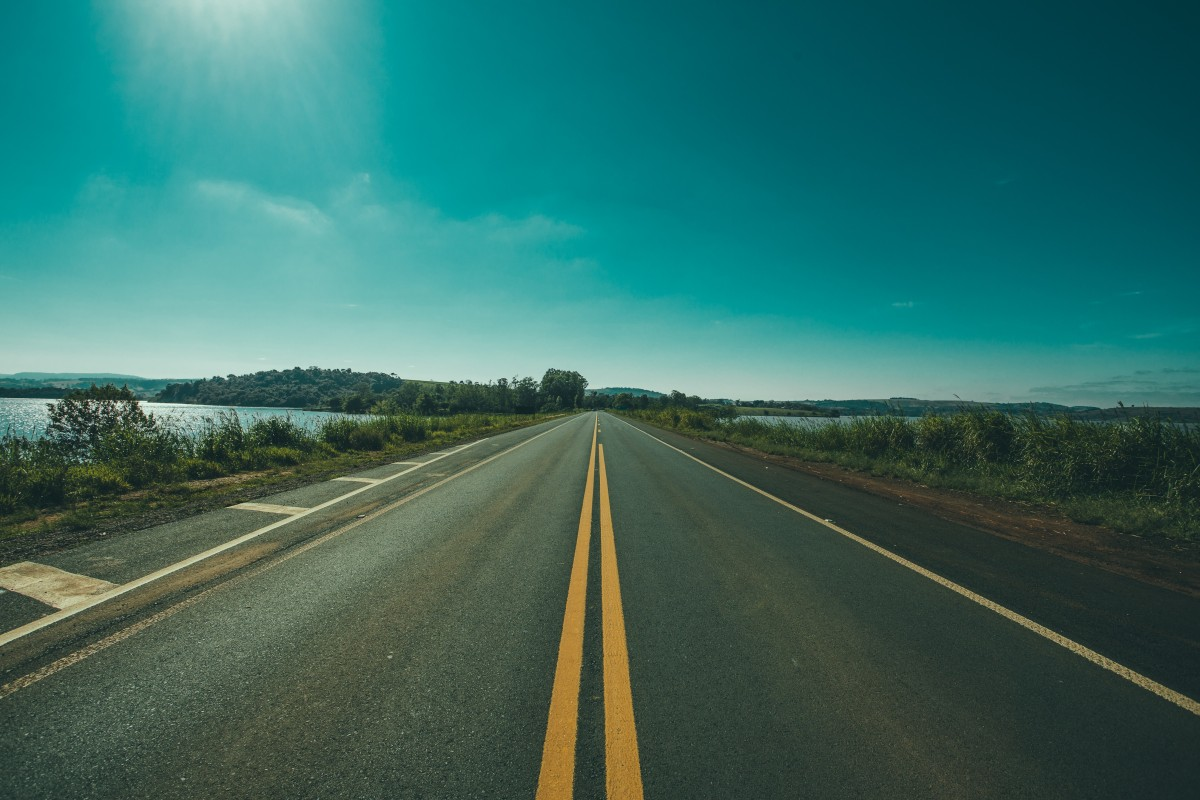
//> input picture data/Adventure_Day_Highway_Holiday_Lines_Road_Street_Tour-1614986.jpg, 1200 x 800 px; its folder holds only this picture in this run
$ ./image   (built with g++ and OpenCV 4)
//> lines starting //> are read from the running program, lines starting //| are printed output that depends on the picture; after the words box and inside, x2 and y2 are one past the last pixel; in counts of white or black regions, pixels touching at a corner belong together
#include <opencv2/opencv.hpp>
#include <chrono>
#include <iostream>
#include <vector>
#include <thread>
#include <mutex>
#include <numeric>
#include <iomanip>
#include <filesystem>
#include <string>
#include <algorithm>

using namespace cv;
using namespace std;
using namespace chrono;

// Constantes
const int NUM_THREADS = 4; // demain tester avec 3 4 5 threads
const double ROI_FACTOR = 0.5; //  commence par 50% plus hauts
const int THETA_STEP = 4;
const double PI = 3.14159265;
const std::string input_dir = "./data/"; // Changed from ..data/
const std::string output_dir = "./output-data/";
const int nombreMinimalLignes = 2 ;
mutex acc_mutex;


// Structure pour les métriques
struct Metrics {
    double sobelTime;
    double houghTime;
    double totalTime;
    double gaussianTime ;
    double readImageTime;
    int numLinesDetected;
    double averageLineLength;
    double processingFPS;
    double modeSoupleTime;
    double color ;
};


// Structure pour les paramètres des threads
struct ThreadParams {
    Mat* input;
    Mat* output;
    int startRow;
    int endRow;
    int threshold;
};

struct HoughThreadParams {
    Mat* edges;
    int startRow;
    int endRow;
    vector<Vec4i>* lines;
    int threshold;
    int minLineLength;
    int maxLineGap;
    mutex* linesMutex;
};


//fonctions utilitaires pour la lecture des images dans notre dataset
namespace fs = std::filesystem;

bool isImageFile(const fs::path& path) {
    if (!fs::is_regular_file(path)) return false;

    std::string ext = path.extension().string();
    std::transform(ext.begin(), ext.end(), ext.begin(), ::tolower);

    // List of supported image extensions
    const std::vector<std::string> validExtensions = {
        ".jpg", ".jpeg", ".png", ".bmp", ".tif", ".tiff"
    };

    return std::find(validExtensions.begin(), validExtensions.end(), ext) != validExtensions.end();
}

// Function to get all image files from a directory
std::vector<fs::path> getImagesFromDirectory(const std::string& dirPath) {
//> called with dirPath = "./data/"
    std::vector<fs::path> imageFiles;

    try {
        for (const auto& entry : fs::directory_iterator(dirPath)) {
            if (isImageFile(entry.path())) {
                imageFiles.push_back(entry.path());
            }
        }
//> in pretraitementImage, input is the input picture: 800 rows x 1200 cols, CV_8UC3; mean B, G, R 99.8, 107.6, 54.1

        if (imageFiles.empty()) {
            std::cout << "No image files found in directory: " << dirPath << std::endl;
        }
    } catch (const fs::filesystem_error& e) {
        std::cerr << "Error accessing directory: " << e.what() << std::endl;
    }

    return imageFiles;
}

// [44 lines left out: functions ensureDirectoryExists, houghThreadFunction, not called in this run]


// Classe principale pour le traitement d'image
class DetecteurLignes {
private:
    Metrics metrics;
    vector<thread> threads;

public:
    DetecteurLignes() {
        resetMetrics();
    }

    void resetMetrics() {
        metrics.readImageTime = 0 ;
        metrics.sobelTime = 0;
        metrics.houghTime = 0;
        metrics.totalTime = 0;
        metrics.gaussianTime = 0;
        metrics.numLinesDetected = 0;
        metrics.averageLineLength = 0;
        metrics.processingFPS = 0;
        metrics.modeSoupleTime = 0;
        metrics.color = 0;
    }


    // Ajouter cette fonction à votre classe DetecteurLignes
    cv::Mat augmenterConstraste(const Mat& input) {
        Mat enhanced;

        // 1. Déterminer si l'image est sombre
        Scalar meanIntensity = mean(input);
//> meanIntensity = Scalar(99.75, 107.6, 54.1)
        bool isDarkImage = (meanIntensity[0] + meanIntensity[1] + meanIntensity[2])/3 < 100;
//> isDarkImage = true

        if(isDarkImage) {
            // 2. Convertir en espace LAB pour travailler sur la luminosité
            Mat labImg;
            cvtColor(input, labImg, COLOR_BGR2Lab);

            // 3. Séparer les canaux
            vector<Mat> labChannels(3);
            split(labImg, labChannels);

            Ptr<CLAHE> clahe = createCLAHE();
            clahe->setClipLimit(3.0);  // Limite de contraste
            clahe->setTilesGridSize(Size(8, 8)); // Taille de la grille
            clahe->apply(labChannels[0], labChannels[0]);

            // 5. Fusionner les canaux
            merge(labChannels, labImg);

            // 6. Convertir de nouveau en BGR
            cvtColor(labImg, enhanced, COLOR_Lab2BGR);
        } else {
            enhanced = input.clone();
        }

        return enhanced;
    }

    // Fonction Canny sans multithreading - version séquentielle simple
    Mat cannySimple(cv::Mat& input, int seuil = 50) {
        // Création de la matrice de sortie
        Mat output;

        // Définir les seuils pour Canny
        double threshold1 = seuil;
        double threshold2 = seuil * 2.5;
        int apertureSize = 3; // Taille standard pour Canny

        // Appliquer Canny directement sur toute l'image
        Canny(input, output, threshold1, threshold2, apertureSize);

        return output;
    }

    // Fonction Sobel sans multithreading - version séquentielle standard
    // [158 lines left out: functions sobelSimple, houghMultiThreadAdaptative, not called in this run]

    // Fonction Hough sans multithreading - version séquentielle simple
    int houghSimple(Mat& edges, Mat& result, bool& is_straight, bool is_souple=false) {
        // Paramètres de détection
        int threshold = is_souple ? 15 : 30;
        int minLineLength = is_souple ? 20 : 30;
        int maxLineGap = is_souple ? 20 : 15;

        // Détection des lignes sans multithreading
        vector<Vec4i> lines;
        HoughLinesP(edges, lines, 1, CV_PI/180, threshold, minLineLength, maxLineGap);

        // Application des critères de sélection et dessin des lignes
        int numLines = 0;
        double totalLength = 0;
        int img_center = result.cols / 2;
        int nb_verticales = 0;
        int nb_centrales = 0;

        for(const auto& l : lines) {
            double angle = atan2(l[3] - l[1], l[2] - l[0]) * 180.0 / CV_PI;
            double length = sqrt(pow(l[2] - l[0], 2) + pow(l[3] - l[1], 2));
            int x1 = l[0], x2 = l[2];
            int x_center = (x1 + x2) / 2;
            bool is_center = abs(x_center - img_center) < img_center * 0.45;
            bool is_vertical = (abs(angle) < 25 || abs(angle) > 155);

            // On garde plus large si mode is_souple
            if ((is_vertical || is_souple) && length > (is_souple ? 15 : 50) && is_center) {
                Point pt1(l[0], l[1]);
                Point pt2(l[2], l[3]);
                line(result, pt1, pt2, Scalar(0, 255, 0), 3, LINE_AA);
                numLines++;
                totalLength += length;
                if(is_vertical) nb_verticales++;
                if(is_center) nb_centrales++;
            }
        }

        // Détection automatique de route droite : majorité de lignes verticales et centrales
        is_straight = (numLines > 1 && nb_verticales > 0.7 * numLines && nb_centrales > 0.7 * numLines);

        // Mise à jour des métriques
        metrics.numLinesDetected = numLines;
        metrics.averageLineLength = numLines > 0 ? totalLength / numLines : 0;

        return numLines;
    }

    // Fonction de réduction de bruit avancée
    Mat reduireBruitAvance(const Mat& inputGray) {
        Mat result;
        // 1. Filtre bilatéral - préserve les bords mieux que le flou gaussien
        Mat bilateral;
        bilateralFilter(inputGray, bilateral, 9, 75, 75);

        // 2. Filtre médian - efficace contre le bruit "sel et poivre"
        Mat median;
        medianBlur(bilateral, median, 5);

        // 3. Morphologie pour nettoyer davantage
        Mat morpho;
        Mat kernel = getStructuringElement(MORPH_ELLIPSE, Size(5, 5));
        morphologyEx(median, morpho, MORPH_OPEN, kernel);

        // 4. Normalisation du contraste
        normalize(morpho, result, 0, 255, NORM_MINMAX);

        return result;
    }

    // Fonction pour extraire la ROI (Region of Interest)
    // [17 lines left out: function extractROI, not called in this run]
    // Fonction pour créer des masques de couleur pour détecter les lignes jaunes et blanches
    Mat createRoadLineMasks(const Mat& input, bool detectYellow = true, bool detectWhite = true) {
//> called with detectYellow = true, detectWhite = true
        Mat hsv;
        cvtColor(input, hsv, COLOR_BGR2HSV);

        Mat final_mask = Mat::zeros(input.size(), CV_8UC1);

        // Déterminer si l'image est sombre
        Scalar meanIntensity = mean(input);
//> meanIntensity = Scalar(108.8, 117, 65.75)
        bool isDarkImage = (meanIntensity[0] + meanIntensity[1] + meanIntensity[2])/3 < 100;
//> isDarkImage = true

        // Masque pour les lignes jaunes avec adaptation selon luminosité
        if (detectYellow) {
            Scalar lower_yellow, upper_yellow;
            if(isDarkImage) {
                lower_yellow = Scalar(10, 40, 40);  // Plus permissif pour images sombres
                upper_yellow = Scalar(45, 255, 255);
            } else {
                lower_yellow = Scalar(10, 80, 80);  // Plus strict pour images normales
                upper_yellow = Scalar(40, 255, 255);
            }

            Mat mask_yellow;
            inRange(hsv, lower_yellow, upper_yellow, mask_yellow);

            // Application d'opérations morphologiques pour réduire le bruit
            Mat kernel = getStructuringElement(MORPH_ELLIPSE, Size(5, 5));
            morphologyEx(mask_yellow, mask_yellow, MORPH_OPEN, kernel);
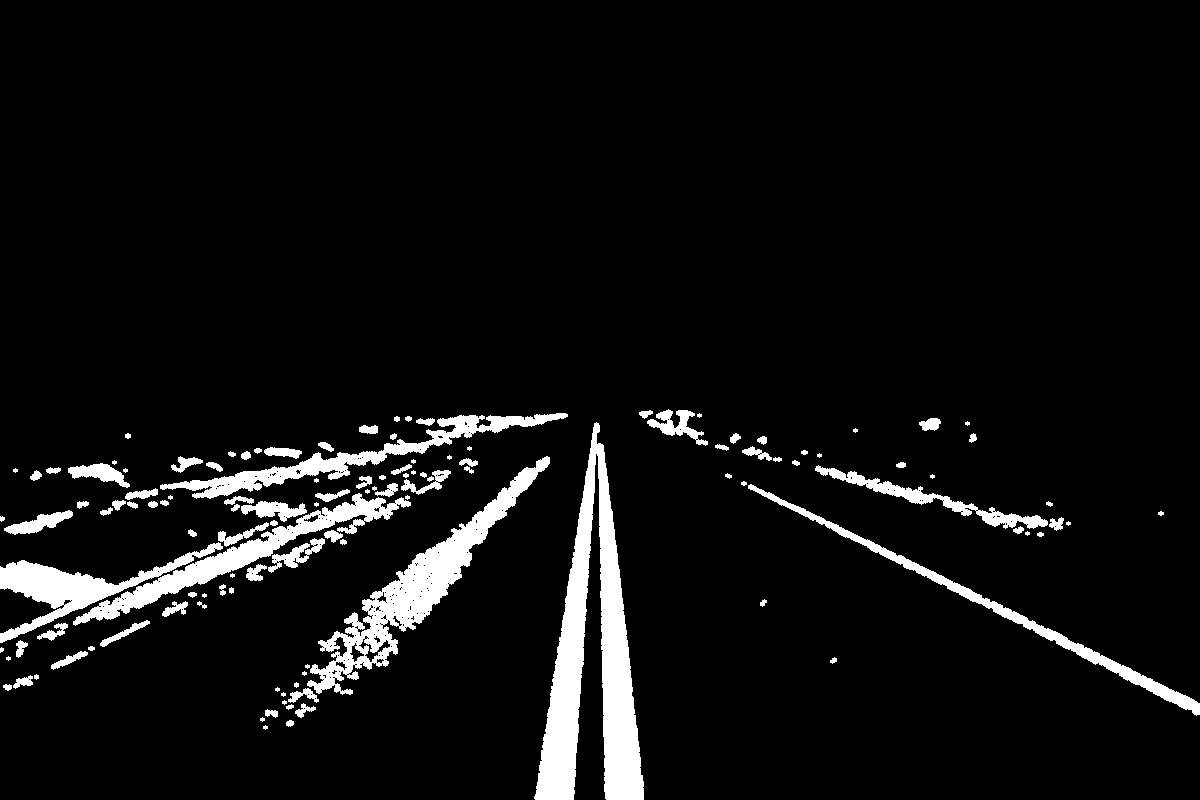
//> mask_yellow: 800 rows x 1200 cols, CV_8UC1; 6.4% white; 124 white regions (31 under 20 px), largest, box (x1, y1, x2, y2) and area: (534, 422, 644, 800) 16764, (307, 456, 550, 695) 9766, (73, 493, 411, 626) 6184

            // Ajouter au masque final
            bitwise_or(final_mask, mask_yellow, final_mask);
        }

        // Masque pour les lignes blanches avec adaptation selon luminosité
        if (detectWhite) {
            Scalar lower_white, upper_white;
            if(isDarkImage) {
                lower_white = Scalar(0, 0, 140);     // Plus permissif pour images sombres
                upper_white = Scalar(180, 45, 255);
            } else {
                lower_white = Scalar(0, 0, 200);     // Plus strict pour images normales
                upper_white = Scalar(180, 30, 255);
            }

            Mat mask_white;
            inRange(hsv, lower_white, upper_white, mask_white);

            // Application d'opérations morphologiques pour réduire le bruit
            Mat kernel = getStructuringElement(MORPH_RECT, Size(3, 3));
            morphologyEx(mask_white, mask_white, MORPH_OPEN, kernel);

            // Ajouter au masque final
            bitwise_or(final_mask, mask_white, final_mask);
        }

        // Opération finale de fermeture pour éliminer les petits trous
        Mat kernel = getStructuringElement(MORPH_RECT, Size(5, 5));
        morphologyEx(final_mask, final_mask, MORPH_CLOSE, kernel);

        return final_mask;
    }

    Mat pretraitementImage(const string& imagePath) {
        auto startTotal = high_resolution_clock::now();

        // Lecture de l'image
        auto startImage = high_resolution_clock::now();
        Mat input = imread(imagePath);
        if(input.empty()) {
            throw runtime_error("Impossible de charger l'image: " + imagePath);
        }
        auto endImage = high_resolution_clock::now();
        metrics.readImageTime = duration_cast<milliseconds>(endImage - startImage).count();

        // Augmentation du contraste
        input = augmenterConstraste(input);

        // Création du masque couleur AVANT le flou gaussien
        auto startColor = high_resolution_clock::now();
        Mat colorMask = createRoadLineMasks(input);
        auto endColor = high_resolution_clock::now();
        metrics.color = duration_cast<milliseconds>(endColor - startColor).count();

        // Conversion en niveaux de gris
        Mat gray;
        cvtColor(input, gray, COLOR_BGR2GRAY);

        // Application du flou gaussien APRÈS la création du masque couleur
        auto startGaussienne = high_resolution_clock::now();
        gray = reduireBruitAvance(gray);
        auto endGaussienne = high_resolution_clock::now();
        metrics.gaussianTime = duration_cast<milliseconds>(endGaussienne - startGaussienne).count();

        // Application du filtre de Sobel/Canny sur l'image COMPLÈTE (sans ROI)
        auto startSobel = high_resolution_clock::now();
        Mat edges = cannySimple(gray, 25);
        bitwise_and(edges, colorMask, edges); // Appliquer le masque de couleur sur l'image complète
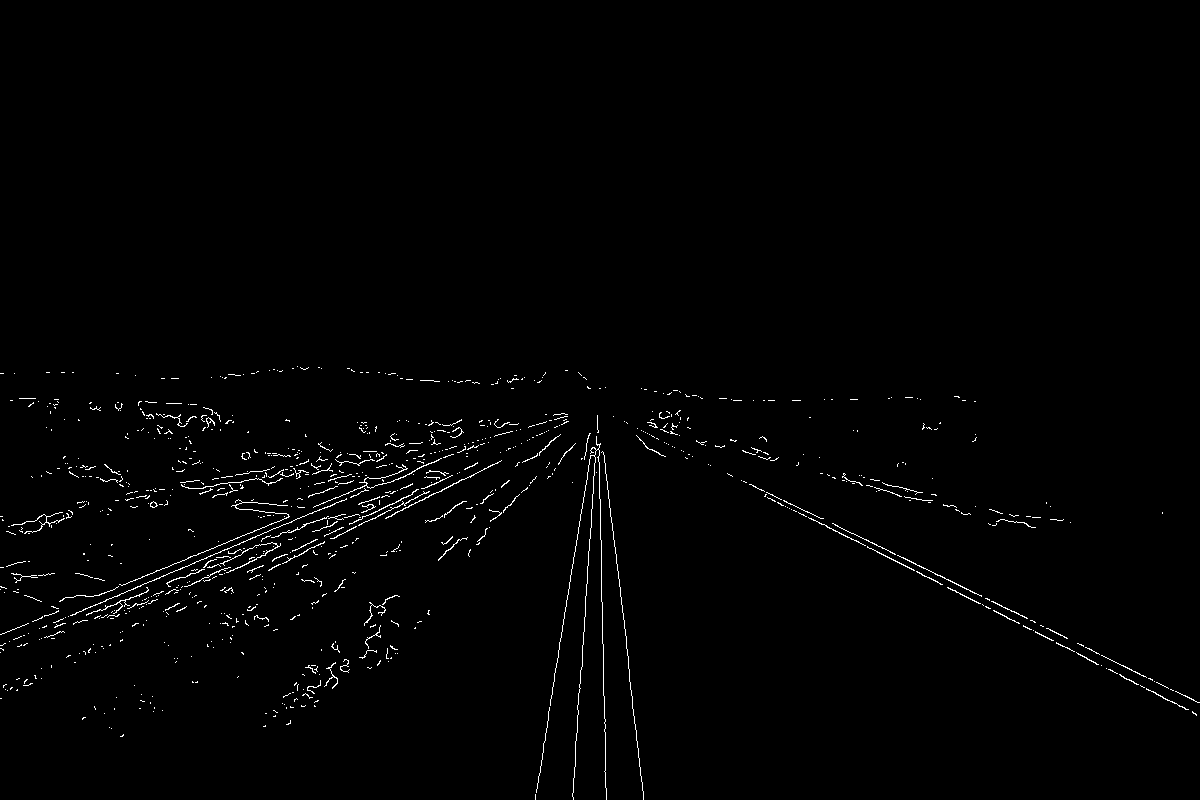
//> edges: 800 rows x 1200 cols, CV_8UC1; 1.1% white in thin lines or dots, all inside (x1, y1, x2, y2) = (0, 366, 1200, 800)
        auto endSobel = high_resolution_clock::now();
        metrics.sobelTime = duration_cast<milliseconds>(endSobel - startSobel).count();

        // Application de la transformée de Hough sans multithreading sur l'image complète
        auto startHough = high_resolution_clock::now();
        Mat result = input.clone();
        bool is_straight = false;
        int numLines = houghSimple(edges, result, is_straight, true);
//> in houghSimple, `HoughLinesP(edges, lines, 1, CV_PI/180, threshold, minLineLength, maxL..`: lines = 296 lines (x1, y1, x2, y2), first 8: [813, 519, 1196, 714], [0, 645, 383, 483], [580, 688, 593, 492], [247, 571, 474, 465], [1091, 650, 1197, 702], [55, 627, 204, 567], [602, 602, 605, 787], [313, 507, 423, 462]
//> the loop in houghSimple, `for(const auto& l : lines)` made 296 passes
//> (angle, length, x1, x2, x_center, is_center, is_vertical, pt1) on passes 3, 4, 7, 8: (-86.21, 196.4, 580, 593, 586, true, false, Point(580, 688)), (-25.03, 250.5, 247, 474, 360, true, false, Point(247, 571)), (89.07, 185, 602, 605, 603, true, false, Point(602, 602)), (-22.25, 118.8, 313, 423, 368, true, true, Point(313, 507))
//> after the loop in houghSimple, `for(const auto& l : lines)`:
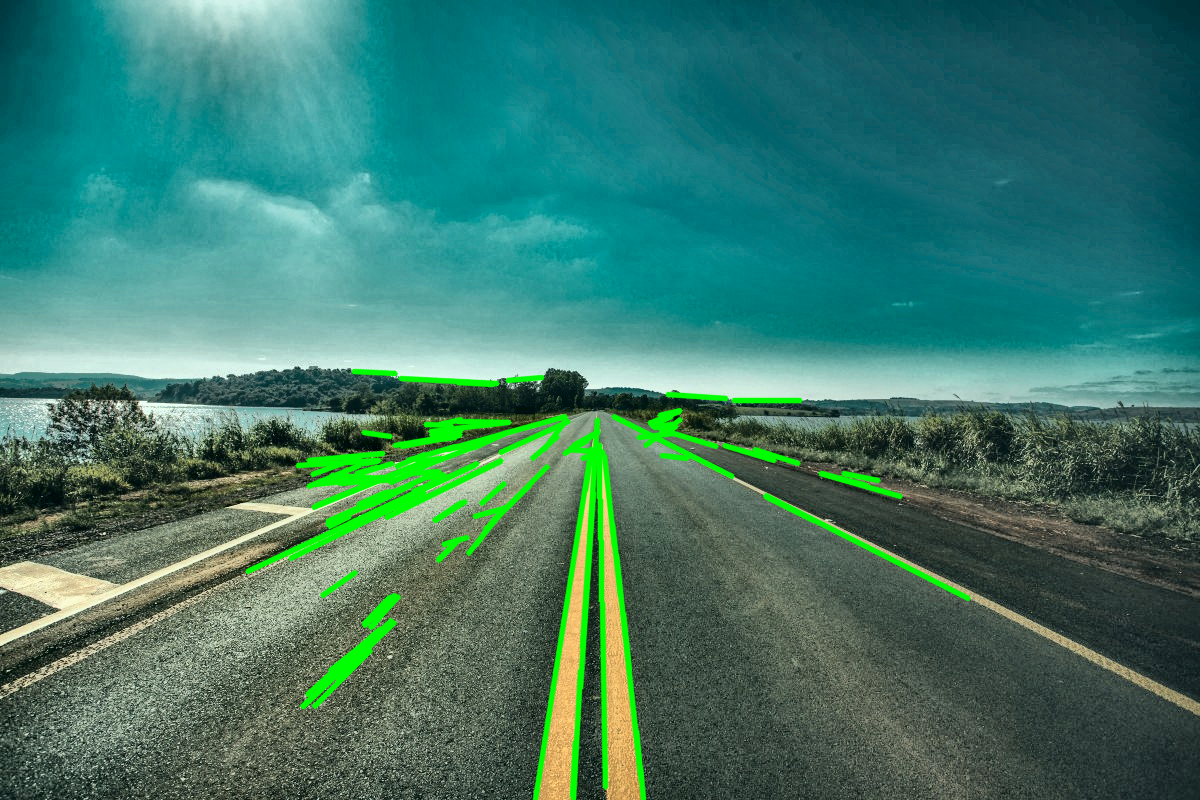
//> result: 800 rows x 1200 cols, CV_8UC3; mean B, G, R 105.7, 120.7, 61.8

        auto startModeSouple = high_resolution_clock::now();
        // Si peu de lignes détectées, on essaie avec des paramètres plus souples
        if(numLines < nombreMinimalLignes) {
            // Traitement avec paramètres plus souples sur toute l'image
            edges = cannySimple(gray, 18); // Seuil plus bas
            bitwise_and(edges, colorMask, edges);
            result = input.clone();
            is_straight = false;
            numLines = houghSimple(edges, result, is_straight, true);
        }
        auto endModeSouple = high_resolution_clock::now();
        metrics.modeSoupleTime = duration_cast<milliseconds>(endModeSouple - startModeSouple).count();
        auto endHough = high_resolution_clock::now();

        metrics.houghTime = duration_cast<milliseconds>(endHough - startHough).count();

        // Calcul des métriques finales
        auto endTotal = high_resolution_clock::now();
        metrics.totalTime = duration_cast<milliseconds>(endTotal - startTotal).count();
        metrics.processingFPS = 1000.0 / metrics.totalTime;

        return result;
    }

    void printMetrics() {
        cout << "\n=== Métriques de Performance ===" << endl;
        cout << "Temps de lecture de l'image: " << metrics.readImageTime << " ms" << endl;
        cout << "Temps de traitement Gaussienne : " << metrics.gaussianTime << " ms" << endl;
        cout << "Temps de traitement couleur: " << metrics.color << " ms" << endl;
        cout << "Temps de traitement Sobel: " << fixed << setprecision(2) << metrics.sobelTime << " ms" << endl;
        cout << "Temps de traitement Hough: " << metrics.houghTime << " ms" << endl;
        cout << "Temps passé dans mode souple ?? : " << metrics.modeSoupleTime << " ms" << endl;
        cout << "Temps total de traitement: " << metrics.totalTime << " ms" << endl;
        cout << "FPS: " << metrics.processingFPS << endl;
        cout << "Nombre de lignes détectées: " << metrics.numLinesDetected << endl;
//| Nombre de lignes détectées: 122
        cout << "Longueur moyenne des lignes: " << metrics.averageLineLength << " pixels" << endl;
//| Longueur moyenne des lignes: 62.81 pixels
        cout << "==============================\n" << endl;
    }
};

int main() {
    try {
        DetecteurLignes detector;


        std::cout << "=== Début récupération données " << endl;
        auto imageFiles = getImagesFromDirectory(input_dir);
        std::cout << "Found " << imageFiles.size() << " images to process" << std::endl;

        int processedCount = 0;
        for (const auto& imagePath : imageFiles) {
            std::string filename = imagePath.filename().string();
            std::cout << "\nProcessing " << filename << " (" << (++processedCount) << "/"
                        << imageFiles.size() << ")..." << std::endl;

            detector.resetMetrics();
            Mat result = detector.pretraitementImage(imagePath.string());
            detector.printMetrics();

            fs::path outputPath = fs::path(output_dir) / fs::path("result_" + filename);
            std::cout << "Saving result to: " << outputPath.string() << std::endl;

            imwrite(outputPath.string(), result);
        }

        std::cout << "\nSuccessfully processed " << processedCount << " image(s)" << std::endl;

    } catch(const std::exception& e) {
        std::cerr << "Error: " << e.what() << std::endl;
        return 1;
    }

    return 0;
}
